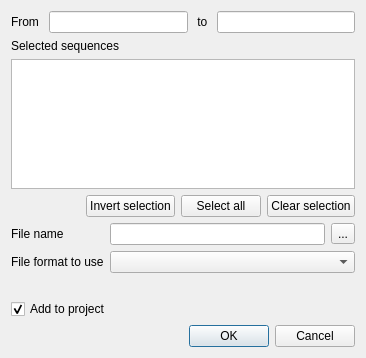
<?xml version="1.0" encoding="UTF-8"?>
<ui version="4.0">
 <class>CreateSubalignmentDialog</class>
 <widget class="QDialog" name="CreateSubalignmentDialog">
  <property name="geometry">
   <rect>
    <x>0</x>
    <y>0</y>
    <width>366</width>
    <height>358</height>
   </rect>
  </property>
  <property name="windowTitle">
   <string>Extract Selected as MSA</string>
  </property>
  <layout class="QVBoxLayout" name="verticalLayout">
   <item>
    <layout class="QHBoxLayout" name="horizontalLayout_4">
     <item>
      <widget class="QLabel" name="label">
       <property name="text">
        <string>From </string>
       </property>
      </widget>
     </item>
     <item>
      <widget class="QLineEdit" name="startPosBox">
       <property name="sizePolicy">
        <sizepolicy hsizetype="Expanding" vsizetype="Fixed">
         <horstretch>0</horstretch>
         <verstretch>0</verstretch>
        </sizepolicy>
       </property>
       <property name="inputMethodHints">
        <set>Qt::ImhDigitsOnly</set>
       </property>
       <property name="alignment">
        <set>Qt::AlignRight|Qt::AlignTrailing|Qt::AlignVCenter</set>
       </property>
       <property name="minimum" stdset="0">
        <number>1</number>
       </property>
       <property name="maximum" stdset="0">
        <number>500000</number>
       </property>
      </widget>
     </item>
     <item>
      <widget class="QLabel" name="label_4">
       <property name="text">
        <string> to </string>
       </property>
      </widget>
     </item>
     <item>
      <widget class="QLineEdit" name="endPosBox">
       <property name="sizePolicy">
        <sizepolicy hsizetype="Expanding" vsizetype="Fixed">
         <horstretch>0</horstretch>
         <verstretch>0</verstretch>
        </sizepolicy>
       </property>
       <property name="alignment">
        <set>Qt::AlignRight|Qt::AlignTrailing|Qt::AlignVCenter</set>
       </property>
       <property name="minimum" stdset="0">
        <number>1</number>
       </property>
      </widget>
     </item>
    </layout>
   </item>
   <item>
    <widget class="QLabel" name="label_2">
     <property name="text">
      <string>Selected sequences</string>
     </property>
    </widget>
   </item>
   <item>
    <widget class="QTableWidget" name="sequencesTableWidget">
     <attribute name="horizontalHeaderDefaultSectionSize">
      <number>100</number>
     </attribute>
    </widget>
   </item>
   <item>
    <layout class="QHBoxLayout" name="horizontalLayout">
     <item>
      <spacer name="horizontalSpacer">
       <property name="orientation">
        <enum>Qt::Horizontal</enum>
       </property>
       <property name="sizeHint" stdset="0">
        <size>
         <width>40</width>
         <height>20</height>
        </size>
       </property>
      </spacer>
     </item>
     <item>
      <widget class="QPushButton" name="invertButton">
       <property name="text">
        <string>Invert selection</string>
       </property>
      </widget>
     </item>
     <item>
      <widget class="QPushButton" name="allButton">
       <property name="text">
        <string>Select all</string>
       </property>
      </widget>
     </item>
     <item>
      <widget class="QPushButton" name="noneButton">
       <property name="text">
        <string>Clear selection</string>
       </property>
      </widget>
     </item>
    </layout>
   </item>
   <item>
    <layout class="QGridLayout" name="gridLayout">
     <item row="0" column="2">
      <widget class="QToolButton" name="browseButton">
       <property name="text">
        <string>...</string>
       </property>
      </widget>
     </item>
     <item row="0" column="1">
      <widget class="QLineEdit" name="filepathEdit"/>
     </item>
     <item row="0" column="0">
      <widget class="QLabel" name="label_3">
       <property name="text">
        <string>File name</string>
       </property>
      </widget>
     </item>
     <item row="1" column="0">
      <widget class="QLabel" name="label_5">
       <property name="text">
        <string>File format to use</string>
       </property>
      </widget>
     </item>
     <item row="1" column="1" colspan="2">
      <widget class="QComboBox" name="formatCombo"/>
     </item>
    </layout>
   </item>
   <item>
    <layout class="QHBoxLayout" name="horizontalLayout_5">
     <item>
      <spacer name="horizontalSpacer_5">
       <property name="orientation">
        <enum>Qt::Horizontal</enum>
       </property>
       <property name="sizeHint" stdset="0">
        <size>
         <width>40</width>
         <height>20</height>
        </size>
       </property>
      </spacer>
     </item>
    </layout>
   </item>
   <item>
    <widget class="QCheckBox" name="addToProjBox">
     <property name="text">
      <string>Add to project</string>
     </property>
     <property name="checked">
      <bool>true</bool>
     </property>
    </widget>
   </item>
   <item>
    <spacer name="verticalSpacer">
     <property name="orientation">
      <enum>Qt::Vertical</enum>
     </property>
     <property name="sizeHint" stdset="0">
      <size>
       <width>20</width>
       <height>1</height>
      </size>
     </property>
    </spacer>
   </item>
   <item>
    <widget class="QDialogButtonBox" name="buttonBox">
     <property name="standardButtons">
      <set>QDialogButtonBox::Cancel|QDialogButtonBox::Ok</set>
     </property>
    </widget>
   </item>
  </layout>
 </widget>
 <resources/>
 <connections>
  <connection>
   <sender>buttonBox</sender>
   <signal>accepted()</signal>
   <receiver>CreateSubalignmentDialog</receiver>
   <slot>accept()</slot>
   <hints>
    <hint type="sourcelabel">
     <x>174</x>
     <y>324</y>
    </hint>
    <hint type="destinationlabel">
     <x>174</x>
     <y>172</y>
    </hint>
   </hints>
  </connection>
  <connection>
   <sender>buttonBox</sender>
   <signal>rejected()</signal>
   <receiver>CreateSubalignmentDialog</receiver>
   <slot>reject()</slot>
   <hints>
    <hint type="sourcelabel">
     <x>174</x>
     <y>324</y>
    </hint>
    <hint type="destinationlabel">
     <x>174</x>
     <y>172</y>
    </hint>
   </hints>
  </connection>
 </connections>
</ui>
